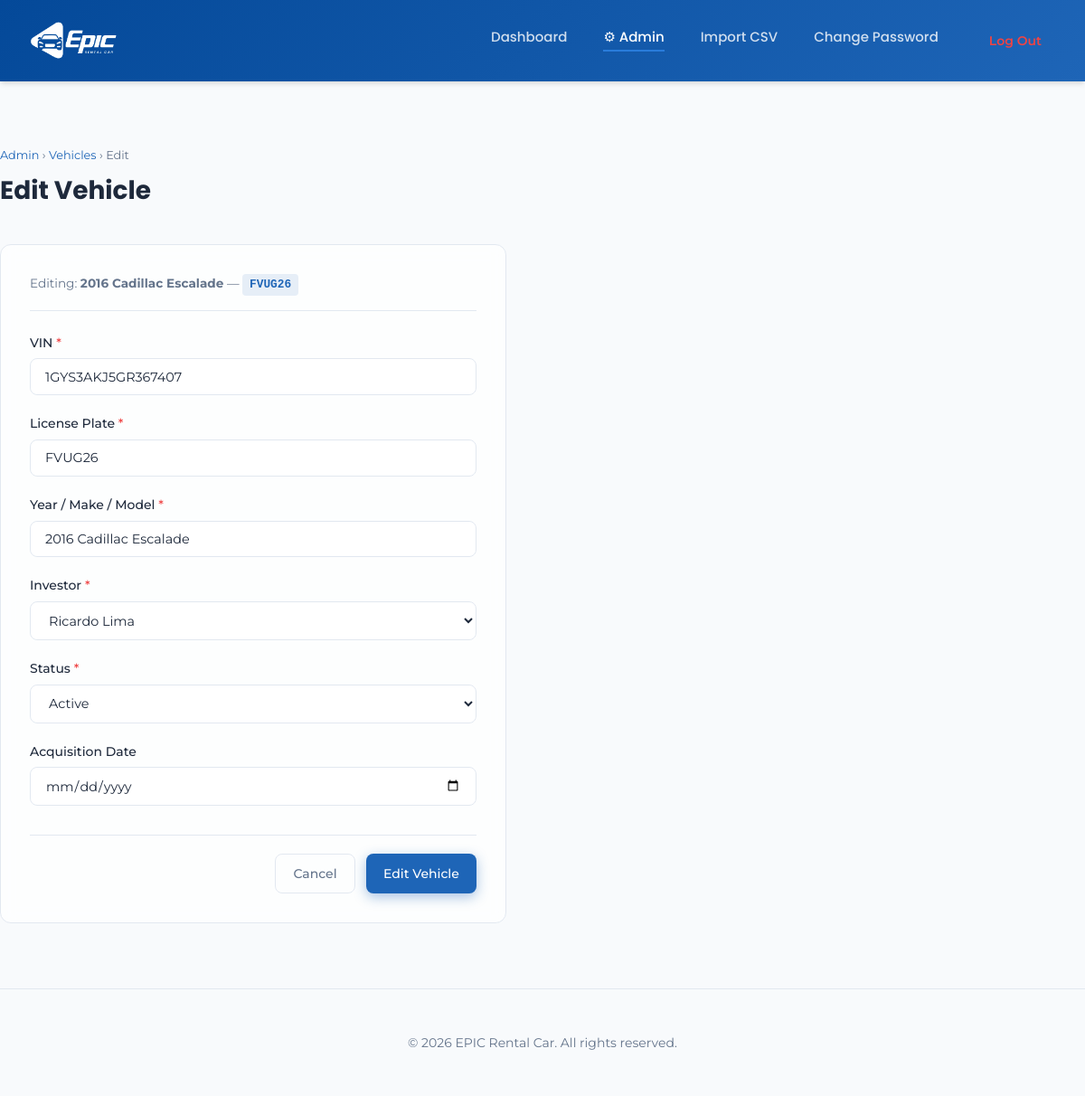
Page /admin-panel/vehicles/7/edit/ (signed in) on the committed database.
### dashboard/models.py (models this page shows, shortened)
class Vehicle(models.Model):
    vin = models.CharField(max_length=50, unique=True, verbose_name="VIN")
    plate = models.CharField(max_length=20, verbose_name="License Plate")
    year_make_model = models.CharField(max_length=255, verbose_name="Year/Make/Model")
    investor = models.ForeignKey(Investor, on_delete=models.CASCADE, related_name='owned_vehicles', verbose_name="Investor")
    status = models.CharField(max_length=50, default='Active', verbose_name="Status")
    acquisition_date = models.DateField(null=True, blank=True, verbose_name="Acquisition Date")
    class Meta:
        verbose_name = "Vehicle"
        verbose_name_plural = "Vehicles"

### dashboard/views.py (the view, shortened to what this page needs)
# urls.py: path('admin-panel/vehicles/<int:pk>/edit/', VehicleUpdateView.as_view(), name='admin_vehicle_edit'),
class VehicleUpdateView(AdminRequiredMixin, View):
    template_name = 'dashboard/admin/vehicle_form.html'
    def get_object(self, pk):
        return get_object_or_404(Vehicle, pk=pk)
    def get(self, request, pk):
        vehicle = self.get_object(pk)
        form = VehicleForm(instance=vehicle)
        return render(request, self.template_name, {'form': form, 'action': 'Edit', 'object': vehicle})

### dashboard/forms.py
class VehicleForm(forms.ModelForm):
    STATUS_CHOICES = [('Active', 'Active'), ('Inactive', 'Inactive'), ('Maintenance', 'Maintenance')]
    status = forms.ChoiceField(choices=STATUS_CHOICES, label="Status")
    class Meta:
        model = Vehicle
        fields = ['vin', 'plate', 'year_make_model', 'investor', 'status', 'acquisition_date']
        labels = {
            'vin': 'VIN',
            'plate': 'License Plate',
            'year_make_model': 'Year / Make / Model',
            'investor': 'Investor',
            'acquisition_date': 'Acquisition Date',
        }
        widgets = {
            'acquisition_date': forms.DateInput(attrs={'type': 'date'}),
        }

### dashboard/models.py (called while the page is built)
    def __str__(self):
        return self.name

### dashboard/views.py (called while the page is built)
    def test_func(self):
        return self.request.user.is_staff

### templates/dashboard/admin/vehicle_form.html (shortened to what this page needs)
{% extends 'base.html' %}
{% block content %}
<div class="admin-section">
    <div class="page-header">
        <div>
            <nav class="breadcrumb"><a href="{% url 'admin_panel' %}">Admin</a> › <a href="{% url 'admin_vehicle_list' %}">Vehicles</a> › {{ action }}</nav>
            <h1 class="page-title">{{ action }} Vehicle</h1>
        </div>
    </div>
    <div class="form-card form-card--narrow">
        {% if object %}
        <div class="form-meta">Editing: <strong>{{ object.year_make_model }}</strong> — <span class="vehicle-plate">{{ object.plate }}</span></div>
        {% endif %}
        <form method="post" class="admin-form" novalidate>
            {% for field in form %}
            <div class="form-group {% if field.errors %}has-error{% endif %}">
                <label class="form-label" for="{{ field.id_for_label }}">
                    {{ field.label }}{% if field.field.required %} <span class="required">*</span>{% endif %}
                </label>
                {{ field }}
            </div>
            {% endfor %}
            <div class="form-actions">
                <a href="{% url 'admin_vehicle_list' %}" class="btn btn-ghost">Cancel</a>
                <button type="submit" class="btn btn-primary">{{ action }} Vehicle</button>
            </div>
        </form>
    </div>
</div>
{% endblock %}

### static/css/style.css (style rules this page uses)
:root { --primary: #1E65B7; --primary-dark: #044999; --primary-vibrant: #297CDB; --dark-grey: #292F30; --secondary: #64748b; --success: #10b981; --danger: #ef4444; --warning: #f59e0b; --bg-body: #f8fafc; --bg-card: #ffffff; --bg-glass: rgba(255, 255, 255, 0.7); --text-main: #1e293b; --text-muted: #64748b; --border: #e2e8f0; --radius: 12px; --shadow-sm: 0 1px 3px rgba(0,0,0,0.12); --shadow: 0 4px 6px -1px rgba(0,0,0,0.1), 0 2px 4px -1px rgba(0,0,0,0.06); --shadow-premium: 0 20px 25px -5px rgba(0, 0, 0, 0.05), 0 10px 10px -5px rgba(0, 0, 0, 0.02); }
* { margin: 0; padding: 0; box-sizing: border-box; }
body { font-family: 'Montserrat', sans-serif; background-color: var(--bg-body); color: var(--text-main); line-height: 1.6; -webkit-font-smoothing: antialiased; }
h1, h2, h3, h4, .logo, .navbar a, .btn { font-family: 'Poppins', sans-serif; font-weight: 600; }
.btn { display: inline-flex; align-items: center; justify-content: center; padding: 0.875rem 2rem; border-radius: var(--radius); font-weight: 600; cursor: pointer; transition: all 0.2s ease; border: none; font-size: 0.9375rem; text-decoration: none; }
.btn-primary { background: linear-gradient(135deg, var(--primary) 0%, var(--primary-dark) 100%); color: white; box-shadow: 0 4px 14px 0 rgba(30, 101, 183, 0.39); }
.admin-section { padding: 1.5rem 0; }
.page-header { display: flex; align-items: flex-start; justify-content: space-between; gap: 1rem; margin-bottom: 2rem; flex-wrap: wrap; }
.page-title { font-size: 1.75rem; font-weight: 700; color: var(--text-main); margin: 0 0 0.25rem; }
.breadcrumb { font-size: 0.8rem; color: var(--text-muted); margin-bottom: 0.4rem; }
.breadcrumb a { color: var(--primary); text-decoration: none; }
.btn { display: inline-flex; align-items: center; gap: 0.4rem; padding: 0.6rem 1.2rem; border-radius: 8px; font-size: 0.875rem; font-weight: 500; cursor: pointer; text-decoration: none; border: none; transition: all 0.2s; font-family: inherit; }
.btn-primary { background: var(--primary); color: white; }
.btn-ghost { background: transparent; color: var(--text-muted); border: 1px solid var(--border); }
.form-card { background: var(--bg-glass); border: 1px solid var(--border); border-radius: var(--radius); padding: 2rem; backdrop-filter: blur(8px); min-width: 0; }
.form-card--narrow { max-width: 560px; }
.form-meta { font-size: 0.85rem; color: var(--text-muted); margin-bottom: 1.5rem; padding-bottom: 1rem; border-bottom: 1px solid var(--border); }
.admin-form .form-group { margin-bottom: 1.25rem; }
.form-label { display: block; font-size: 0.875rem; font-weight: 500; color: var(--text-main); margin-bottom: 0.4rem; }
.required { color: #ef4444; }
.admin-form input[type="text"], .admin-form input[type="email"], .admin-form input[type="password"], .admin-form input[type="number"], .admin-form input[type="date"], .admin-form select, .admin-form textarea { width: 100%; padding: 0.65rem 1rem; border: 1px solid var(--border); border-radius: 8px; background: rgba(255,255,255,0.7); color: var(--text-main); font-family: inherit; font-size: 0.9rem; transition: all 0.2s; box-sizing: border-box; }
.form-actions { display: flex; justify-content: flex-end; gap: 0.75rem; margin-top: 2rem; padding-top: 1.25rem; border-top: 1px solid var(--border); }
.vehicle-plate { display: inline-block; background: rgba(30, 101, 183, 0.1); color: var(--primary); padding: 0.1rem 0.5rem; border-radius: 4px; font-weight: 600; font-size: 0.8rem; font-family: monospace; }

### rows in the picture
Vehicle: year_make_model "2016 Cadillac Escalade", plate "FVUG26", form "1GYS3AKJ5GR367407" "FVUG26" "2016 Cadillac Escalade" "Ricardo Lima" "Active"

### other values in the picture
{{ action }} "Edit"
{{ field.label }} "VIN" "License Plate" "Year / Make / Model" "Investor" "Status" "Acquisition Date"
